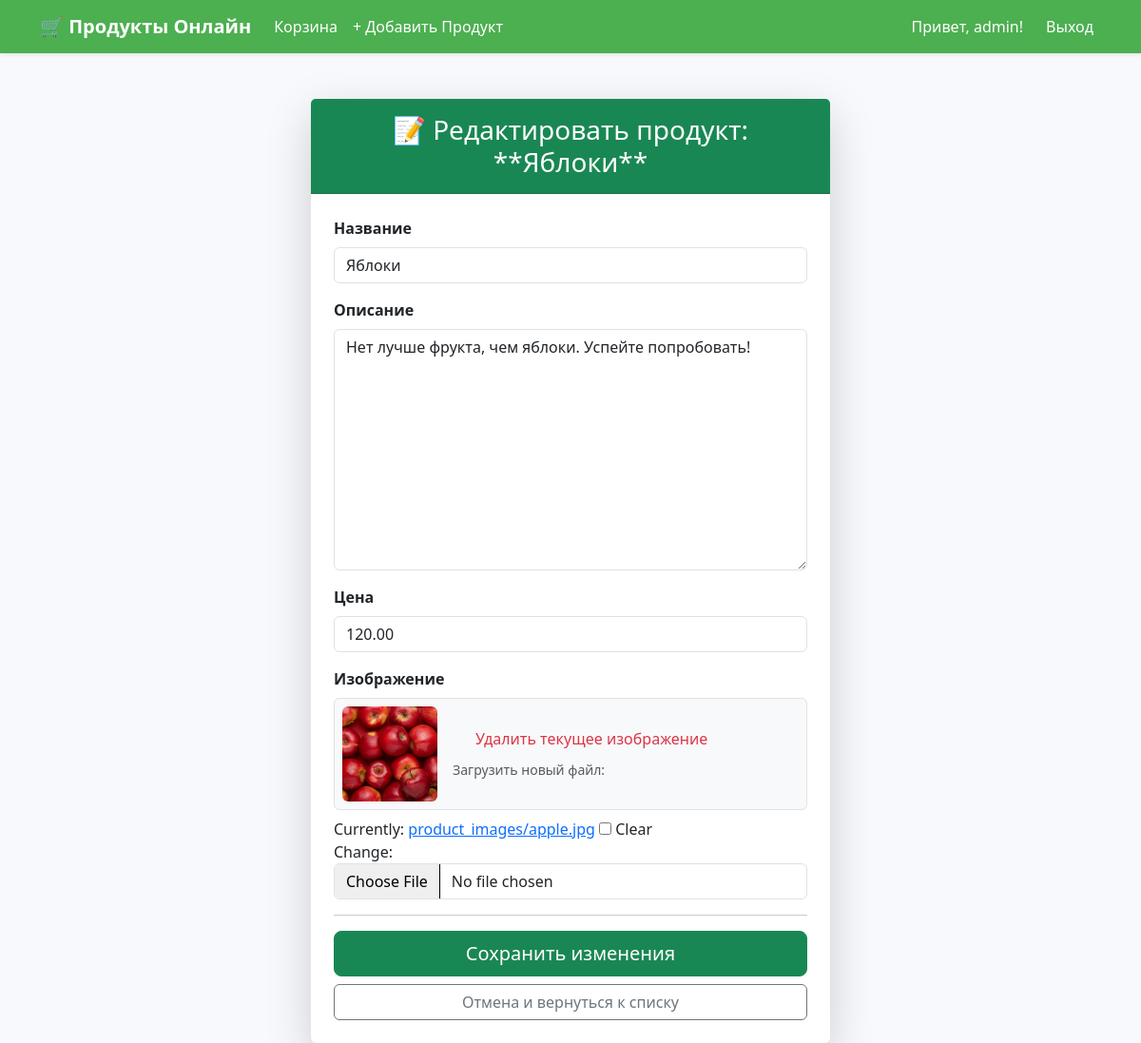
The app's page /product/2/edit/ (signed in) with its own data.
### grocery/models.py (models this page shows, shortened)
class Product(models.Model):
    name = models.CharField(max_length=200, verbose_name="Название")
    description = models.TextField(verbose_name="Описание")
    price = models.DecimalField(max_digits=10, decimal_places=2, verbose_name="Цена")
    image = models.ImageField(upload_to='product_images/', blank=True, null=True, verbose_name="Изображение")
    def get_image_url(self):
        if self.image:
            return self.image.url
        return 'https://via.placeholder.com/400x200?text=Нет+изображения'

### grocery/views.py (the view)
# urls.py: path('product/<int:pk>/edit/', ProductUpdateView.as_view(), name='product_update'),
@method_decorator(login_required, name='dispatch')
class ProductUpdateView(UpdateView):
    model = Product
    fields = ['name', 'description', 'price', 'image']  # Используем 'image'
    success_url = reverse_lazy('product_list')
    template_name = 'product_form.html'
    def dispatch(self, request, *args, **kwargs):
        if not request.user.is_superuser:
            return redirect('product_list')
        return super().dispatch(request, *args, **kwargs)

### templates/product_form.html (shortened to what this page needs)
{% extends "base.html" %}
{% block content %}
<div class="row justify-content-center mt-5">
    <div class="col-md-8 col-lg-6">
        <div class="card shadow-lg border-0">
            <div class="card-header bg-success text-white text-center py-3">
                <h3 class="mb-0">
                    {% if form.instance.pk %}
                        📝 Редактировать продукт: **{{ form.instance.name }}**
                    {% else %}
                        ➕ Добавить новый продукт
                    {% endif %}
                </h3>
            </div>
            <div class="card-body p-4">
                <form method="post" enctype="multipart/form-data">
                    {% for field in form %}
                        <div class="mb-3">
                            <label for="{{ field.id_for_label }}" class="form-label fw-bold">{{ field.label }}</label>
                            {% if field.name == 'image' and form.instance.image %}
                                <div class="mb-2 p-2 border rounded bg-light d-flex align-items-center">
                                    <img src="{{ form.instance.get_image_url }}" alt="Текущее изображение" style="width: 100px; height: 100px; object-fit: cover;" class="me-3 rounded">
                                    <div>
                                        <div class="form-check">
                                            <label class="form-check-label text-danger" for="{{ field.id_for_label }}_0">
                                                Удалить текущее изображение
                                            </label>
                                        </div>
                                        <p class="mt-2 mb-0">
                                            <small class="text-muted">Загрузить новый файл:</small>
                                        </p>
                                    </div>
                                </div>
                                {{ field }}
                            {% else %}
                                {{ field }}
                            {% endif %}
                        </div>
                    {% endfor %}
                    <hr>
                    <div class="d-grid gap-2">
                        <button type="submit" class="btn btn-success btn-lg">
                            {% if form.instance.pk %}Сохранить изменения{% else %}Создать продукт{% endif %}
                        </button>
                        <a href="{% url 'product_list' %}" class="btn btn-outline-secondary">
                            Отмена и вернуться к списку
                        </a>
                    </div>
                </form>
            </div>
        </div>
    </div>
</div>
{% endblock %}

### templates/base.html (shortened to what this page needs)
{% load static %}
<!DOCTYPE html>
<html lang="ru">
<head>
    <link href="https://cdn.jsdelivr.net/npm/bootstrap@5.3.3/dist/css/bootstrap.min.css" rel="stylesheet">
</head>
<body>
    <nav class="navbar navbar-expand-lg navbar-dark bg-success shadow-sm">
        <div class="container">
            <a class="navbar-brand fw-bold" href="{% url 'product_list' %}">
                🛒 Продукты Онлайн
            </a>
            <div class="collapse navbar-collapse" id="navbarNav">
                <ul class="navbar-nav me-auto mb-2 mb-lg-0">
                    <li class="nav-item">
                        <a class="nav-link" href="{% url 'cart' %}">
                            Корзина
                        </a>
                    </li>
                    {% if user.is_superuser %}
                    <li class="nav-item">
                        <a class="nav-link text-warning" href="{% url 'product_create' %}">
                            + Добавить Продукт
                        </a>
                    </li>
                    {% endif %}
                </ul>
                <ul class="navbar-nav">
                    {% if user.is_authenticated %}
                        <li class="nav-item">
                            <span class="nav-link">Привет, {{ user.username }}!</span>
                        </li>
                        <li class="nav-item">
                            <a class="nav-link btn btn-outline-light ms-2" href="{% url 'logout' %}">Выход</a>
                        </li>
                    {% endif %}
                </ul>
            </div>
        </div>
    </nav>
    <main class="container mt-4">
        {% block content %}
        {% endblock %}
    </main>
</body>
</html>

### templates/base.html (style rules this page uses)
body { background-color: #f7f9fc; }
.navbar { background-color: #4CAF50 !important; }
.navbar-brand, .nav-link { color: white !important; }

### records on screen
Product: instance.name "Яблоки", form "Яблоки" "Нет лучше фрукта, чем яблоки. Успейте попробовать!" "120.00", instance.get_image_url (picture)

### other values on screen
{{ user.username }} "admin"
{{ field.label }} "Название" "Описание" "Цена" "Изображение"
